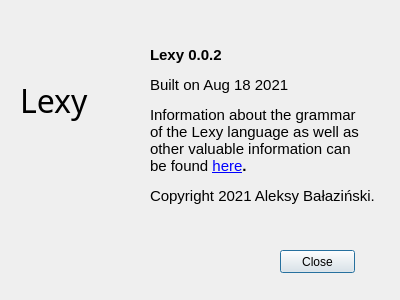
<?xml version="1.0" encoding="UTF-8"?>
<ui version="4.0">
 <class>AboutDialog</class>
 <widget class="QDialog" name="AboutDialog">
  <property name="geometry">
   <rect>
    <x>0</x>
    <y>0</y>
    <width>400</width>
    <height>300</height>
   </rect>
  </property>
  <property name="windowTitle">
   <string>Dialog</string>
  </property>
  <widget class="QPushButton" name="close">
   <property name="geometry">
    <rect>
     <x>280</x>
     <y>250</y>
     <width>75</width>
     <height>23</height>
    </rect>
   </property>
   <property name="text">
    <string>Close</string>
   </property>
  </widget>
  <widget class="QLabel" name="logo">
   <property name="geometry">
    <rect>
     <x>20</x>
     <y>80</y>
     <width>81</width>
     <height>41</height>
    </rect>
   </property>
   <property name="font">
    <font>
     <family>MV Boli</family>
     <pointsize>24</pointsize>
    </font>
   </property>
   <property name="text">
    <string>Lexy</string>
   </property>
  </widget>
  <widget class="QLabel" name="label">
   <property name="geometry">
    <rect>
     <x>150</x>
     <y>20</y>
     <width>261</width>
     <height>211</height>
    </rect>
   </property>
   <property name="font">
    <font>
     <pointsize>11</pointsize>
     <weight>75</weight>
     <bold>true</bold>
    </font>
   </property>
   <property name="text">
    <string>&lt;html&gt;&lt;head/&gt;&lt;body&gt;&lt;p&gt;Lexy 0.0.2&lt;/p&gt;&lt;p&gt;&lt;span style=&quot; font-weight:400;&quot;&gt;Built on Aug 18 2021&lt;/span&gt;&lt;/p&gt;&lt;p&gt;&lt;span style=&quot; font-weight:400;&quot;&gt;Information about the grammar &lt;br/&gt;of the Lexy language as well as &lt;br/&gt;other valuable information can &lt;br/&gt;be found &lt;/span&gt;&lt;a href=&quot;http://example.com/&quot;&gt;&lt;span style=&quot; font-weight:400; text-decoration: underline; color:#0000ff;&quot;&gt;here&lt;/span&gt;&lt;/a&gt;.&lt;/p&gt;&lt;p&gt;&lt;span style=&quot; font-weight:400;&quot;&gt;Copyright 2021 Aleksy Bałaziński.&lt;/span&gt;&lt;/p&gt;&lt;/body&gt;&lt;/html&gt;</string>
   </property>
  </widget>
 </widget>
 <resources/>
 <connections/>
</ui>
